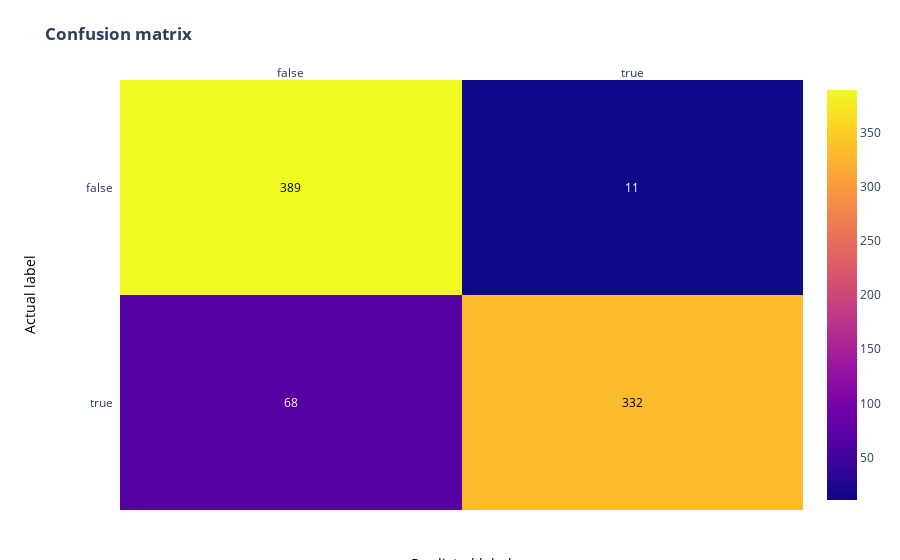

The code cell stored with this chart in its notebook:
### Code cell
# plot new confusion matrix
# Create the list of unique labels in the test set to use in our plot
unique_targets = sorted(list(balanced_dataset["is_hiker"].unique()))

# Convert values to lower case so the plot code can count the outcomes
x = y = [str(s).lower() for s in unique_targets]

# Plot the matrix above as a heatmap with annotations (values) in its cells
fig = ff.create_annotated_heatmap(cm, x, y)

# Set titles and ordering
fig.update_layout(  title_text="<b>Confusion matrix</b>", 
                    yaxis = dict(categoryorder = "category descending")
                    )

fig.add_annotation(dict(font=dict(color="black",size=14),
                        x=0.5,
                        y=-0.15,
                        showarrow=False,
                        text="Predicted label",
                        xref="paper",
                        yref="paper"))

fig.add_annotation(dict(font=dict(color="black",size=14),
                        x=-0.15,
                        y=0.5,
                        showarrow=False,
                        text="Actual label",
                        textangle=-90,
                        xref="paper",
                        yref="paper"))

# We need margins so the titles fit
fig.update_layout(margin=dict(t=80, r=20, l=120, b=50))
fig['data'][0]['showscale'] = True
fig.show()

### Figure 1 — Plotly figure (JSON) as saved in the notebook; plotly's stock layout.template omitted (floating-point values rounded to 4 significant figures)
{"data": [{"colorscale": [[0, "#0d0887"], [0.1111, "#46039f"], [0.2222, "#7201a8"], [0.3333, "#9c179e"], [0.4444, "#bd3786"], [0.5556, "#d8576b"], [0.6667, "#ed7953"], [0.7778, "#fb9f3a"], [0.8889, "#fdca26"], [1, "#f0f921"]], "reversescale": false, "showscale": true, "type": "heatmap", "x": ["false", "true"], "y": ["false", "true"], "z": [[389, 11], [68, 332]]}], "layout": {"annotations": [{"font": {"color": "#000000"}, "showarrow": false, "text": "389", "x": "false", "xref": "x", "y": "false", "yref": "y"}, {"font": {"color": "#FFFFFF"}, "showarrow": false, "text": "11", "x": "true", "xref": "x", "y": "false", "yref": "y"}, {"font": {"color": "#FFFFFF"}, "showarrow": false, "text": "68", "x": "false", "xref": "x", "y": "true", "yref": "y"}, {"font": {"color": "#000000"}, "showarrow": false, "text": "332", "x": "true", "xref": "x", "y": "true", "yref": "y"}, {"font": {"color": "black", "size": 14}, "showarrow": false, "text": "Predicted label", "x": 0.5, "xref": "paper", "y": -0.15, "yref": "paper"}, {"font": {"color": "black", "size": 14}, "showarrow": false, "text": "Actual label", "textangle": -90, "x": -0.15, "xref": "paper", "y": 0.5, "yref": "paper"}], "margin": {"b": 50, "l": 120, "r": 20, "t": 80}, "title": {"text": "<b>Confusion matrix</b>"}, "xaxis": {"dtick": 1, "gridcolor": "rgb(0, 0, 0)", "side": "top", "ticks": ""}, "yaxis": {"categoryorder": "category descending", "dtick": 1, "ticks": "", "ticksuffix": "  "}}}
